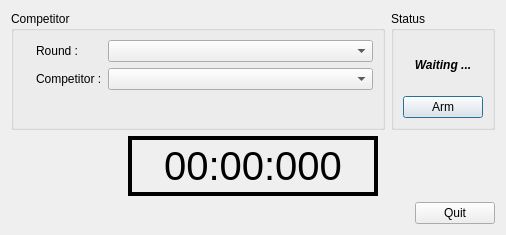
<?xml version="1.0" encoding="UTF-8"?>
<ui version="4.0">
 <class>NewResultDialog</class>
 <widget class="QDialog" name="NewResultDialog">
  <property name="geometry">
   <rect>
    <x>0</x>
    <y>0</y>
    <width>506</width>
    <height>235</height>
   </rect>
  </property>
  <property name="windowTitle">
   <string>New Time</string>
  </property>
  <layout class="QVBoxLayout" name="verticalLayout_3">
   <item>
    <widget class="QWidget" name="m_central_widget" native="true">
     <layout class="QVBoxLayout" name="verticalLayout">
      <property name="margin">
       <number>0</number>
      </property>
      <item>
       <layout class="QHBoxLayout" name="horizontalLayout">
        <item>
         <widget class="QGroupBox" name="groupBox">
          <property name="title">
           <string>Competitor</string>
          </property>
          <layout class="QHBoxLayout" name="horizontalLayout_3">
           <item>
            <widget class="QLabel" name="m_lbl_photo">
             <property name="sizePolicy">
              <sizepolicy hsizetype="Preferred" vsizetype="MinimumExpanding">
               <horstretch>0</horstretch>
               <verstretch>0</verstretch>
              </sizepolicy>
             </property>
             <property name="text">
              <string/>
             </property>
             <property name="pixmap">
              <pixmap resource="../../../common/icons/chrono.qrc">:/common/nobody.png</pixmap>
             </property>
            </widget>
           </item>
           <item>
            <layout class="QFormLayout" name="formLayout">
             <item row="0" column="0">
              <widget class="QLabel" name="label_3">
               <property name="text">
                <string>Round :</string>
               </property>
              </widget>
             </item>
             <item row="0" column="1">
              <widget class="QComboBox" name="m_cb_round">
               <property name="sizePolicy">
                <sizepolicy hsizetype="MinimumExpanding" vsizetype="Fixed">
                 <horstretch>0</horstretch>
                 <verstretch>0</verstretch>
                </sizepolicy>
               </property>
              </widget>
             </item>
             <item row="1" column="0">
              <widget class="QLabel" name="label">
               <property name="text">
                <string>Competitor :</string>
               </property>
              </widget>
             </item>
             <item row="1" column="1">
              <widget class="QComboBox" name="m_cb_competitor">
               <property name="sizePolicy">
                <sizepolicy hsizetype="MinimumExpanding" vsizetype="Fixed">
                 <horstretch>0</horstretch>
                 <verstretch>0</verstretch>
                </sizepolicy>
               </property>
              </widget>
             </item>
            </layout>
           </item>
          </layout>
         </widget>
        </item>
        <item>
         <widget class="QGroupBox" name="groupBox_2">
          <property name="maximumSize">
           <size>
            <width>150</width>
            <height>16777215</height>
           </size>
          </property>
          <property name="title">
           <string>Status</string>
          </property>
          <layout class="QVBoxLayout" name="verticalLayout_2">
           <item>
            <widget class="QLabel" name="m_lbl_status">
             <property name="font">
              <font>
               <weight>75</weight>
               <italic>true</italic>
               <bold>true</bold>
              </font>
             </property>
             <property name="text">
              <string>Waiting ...</string>
             </property>
             <property name="alignment">
              <set>Qt::AlignCenter</set>
             </property>
            </widget>
           </item>
           <item>
            <widget class="QPushButton" name="m_pb_arm">
             <property name="text">
              <string>Arm</string>
             </property>
            </widget>
           </item>
          </layout>
         </widget>
        </item>
       </layout>
      </item>
      <item>
       <layout class="QHBoxLayout" name="horizontalLayout_2">
        <item>
         <spacer name="horizontalSpacer">
          <property name="orientation">
           <enum>Qt::Horizontal</enum>
          </property>
          <property name="sizeHint" stdset="0">
           <size>
            <width>40</width>
            <height>20</height>
           </size>
          </property>
         </spacer>
        </item>
        <item>
         <widget class="QLabel" name="m_lbl_time">
          <property name="minimumSize">
           <size>
            <width>250</width>
            <height>60</height>
           </size>
          </property>
          <property name="font">
           <font>
            <pointsize>30</pointsize>
           </font>
          </property>
          <property name="autoFillBackground">
           <bool>false</bool>
          </property>
          <property name="styleSheet">
           <string>border: 4px solid black;</string>
          </property>
          <property name="text">
           <string>00:00:000</string>
          </property>
          <property name="alignment">
           <set>Qt::AlignCenter</set>
          </property>
         </widget>
        </item>
        <item>
         <spacer name="horizontalSpacer_2">
          <property name="orientation">
           <enum>Qt::Horizontal</enum>
          </property>
          <property name="sizeHint" stdset="0">
           <size>
            <width>40</width>
            <height>20</height>
           </size>
          </property>
         </spacer>
        </item>
       </layout>
      </item>
     </layout>
     <zorder></zorder>
     <zorder></zorder>
    </widget>
   </item>
   <item>
    <layout class="QHBoxLayout" name="horizontalLayout_4">
     <item>
      <spacer name="horizontalSpacer_3">
       <property name="orientation">
        <enum>Qt::Horizontal</enum>
       </property>
       <property name="sizeHint" stdset="0">
        <size>
         <width>40</width>
         <height>20</height>
        </size>
       </property>
      </spacer>
     </item>
     <item>
      <widget class="QPushButton" name="m_pb_quit">
       <property name="text">
        <string>Quit</string>
       </property>
      </widget>
     </item>
    </layout>
   </item>
  </layout>
 </widget>
 <resources>
  <include location="../../../common/icons/chrono.qrc"/>
 </resources>
 <connections/>
</ui>
